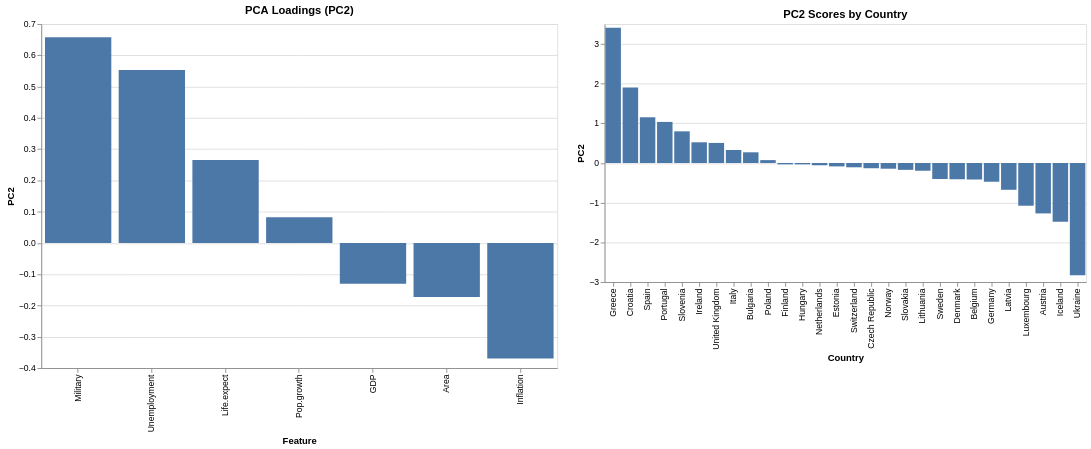

The notebook cell saved with this chart:
### Markdown cell above
Idem para PC2.

### Code cell
score_bars_pc2 = alt.Chart(scores_df).mark_bar().encode(
    x=alt.X('Country', sort='-y'), # Sort countries by PC2 score
    y='PC2',
    tooltip=['Country', 'PC2']
).properties(
    title='PC2 Scores by Country'
)

loads_bars_pc2 = alt.Chart(loadings_df).mark_bar().encode(
    x=alt.X('Feature', sort='-y'),
    y='PC2',
    tooltip=['Feature', 'PC2']
).properties(
    title='PCA Loadings (PC2)',
    width=600,
    height=400
)

(loads_bars_pc2 | score_bars_pc2)

### Figure 1 — Vega-Lite specification as saved in the notebook (floating-point values rounded to 4 significant figures)
{"config": {"view": {"continuousWidth": 300, "continuousHeight": 300}}, "hconcat": [{"data": {"name": "data-2eef9b7e00273fbb82afa03fa78ae248"}, "mark": {"type": "bar"}, "encoding": {"tooltip": [{"field": "Feature", "type": "nominal"}, {"field": "PC2", "type": "quantitative"}], "x": {"field": "Feature", "sort": "-y", "type": "nominal"}, "y": {"field": "PC2", "type": "quantitative"}}, "height": 400, "title": "PCA Loadings (PC2)", "width": 600}, {"data": {"name": "data-e6967046ac1c29c06eaadbbf4236b8d1"}, "mark": {"type": "bar"}, "encoding": {"tooltip": [{"field": "Country", "type": "nominal"}, {"field": "PC2", "type": "quantitative"}], "x": {"field": "Country", "sort": "-y", "type": "nominal"}, "y": {"field": "PC2", "type": "quantitative"}}, "title": "PC2 Scores by Country"}], "$schema": "https://vega.github.io/schema/vega-lite/v5.20.1.json", "datasets": {"data-2eef9b7e00273fbb82afa03fa78ae248": [{"PC1": -0.1249, "PC2": -0.1729, "Feature": "Area", "PC1_scaled": -0.2497, "PC2_scaled": -0.3457, "zero": 0}, {"PC1": 0.5005, "PC2": -0.1301, "Feature": "GDP", "PC1_scaled": 1.001, "PC2_scaled": -0.2603, "zero": 0}, {"PC1": -0.4065, "PC2": -0.3697, "Feature": "Inflation", "PC1_scaled": -0.813, "PC2_scaled": -0.7393, "zero": 0}, {"PC1": 0.4829, "PC2": 0.2652, "Feature": "Life.expect", "PC1_scaled": 0.9657, "PC2_scaled": 0.5305, "zero": 0}, {"PC1": -0.1881, "PC2": 0.6583, "Feature": "Military", "PC1_scaled": -0.3762, "PC2_scaled": 1.317, "zero": 0}, {"PC1": 0.4757, "PC2": 0.08262, "Feature": "Pop.growth", "PC1_scaled": 0.9514, "PC2_scaled": 0.1652, "zero": 0}, {"PC1": -0.2717, "PC2": 0.5532, "Feature": "Unemployment", "PC1_scaled": -0.5433, "PC2_scaled": 1.106, "zero": 0}], "data-e6967046ac1c29c06eaadbbf4236b8d1": [{"PC1": 1.082, "PC2": -1.27, "Country": "Austria", "Area": 83871, "GDP": 41600, "Inflation": 3.5, "Life.expect": 79.91, "Military": 0.8, "Pop.growth": 0.03, "Unemployment": 4.2, "dx": 25, "dy": 0}, {"PC1": 0.6811, "PC2": -0.416, "Country": "Belgium", "Area": 30528, "GDP": 37800, "Inflation": 3.5, "Life.expect": 79.65, "Military": 1.3, "Pop.growth": 0.06, "Unemployment": 7.2, "dx": -20, "dy": 15}, {"PC1": -2.61, "PC2": 0.2696, "Country": "Bulgaria", "Area": 110879, "GDP": 13800, "Inflation": 4.2, "Life.expect": 73.84, "Military": 2.6, "Pop.growth": -0.8, "Unemployment": 9.6, "dx": 25, "dy": 0}, {"PC1": -1.27, "PC2": 1.901, "Country": "Croatia", "Area": 56594, "GDP": 18000, "Inflation": 2.3, "Life.expect": 75.99, "Military": 2.39, "Pop.growth": -0.09, "Unemployment": 17.7, "dx": 25, "dy": 0}, {"PC1": 0.1672, "PC2": -0.1319, "Country": "Czech Republic", "Area": 78867, "GDP": 27100, "Inflation": 1.9, "Life.expect": 77.38, "Military": 1.15, "Pop.growth": -0.13, "Unemployment": 8.5, "dx": 45, "dy": -1}, {"PC1": 0.9552, "PC2": -0.4096, "Country": "Denmark", "Area": 43094, "GDP": 37000, "Inflation": 2.8, "Life.expect": 78.78, "Military": 1.3, "Pop.growth": 0.24, "Unemployment": 6.1, "dx": 25, "dy": 3}, {"PC1": -2.488, "PC2": -0.08578, "Country": "Estonia", "Area": 45228, "GDP": 20400, "Inflation": 5.0, "Life.expect": 73.58, "Military": 2.0, "Pop.growth": -0.65, "Unemployment": 12.5, "dx": 25, "dy": 0}, {"PC1": 0.2106, "PC2": -0.03372, "Country": "Finland", "Area": 338145, "GDP": 36000, "Inflation": 3.3, "Life.expect": 79.41, "Military": 2.0, "Pop.growth": 0.07, "Unemployment": 7.8, "dx": 25, "dy": -1}, {"PC1": 0.5924, "PC2": -0.4718, "Country": "Germany", "Area": 357022, "GDP": 38100, "Inflation": 2.5, "Life.expect": 80.19, "Military": 1.5, "Pop.growth": -0.2, "Unemployment": 6.0, "dx": 10, "dy": -12}, {"PC1": -1.0, "PC2": 3.407, "Country": "Greece", "Area": 131957, "GDP": 26300, "Inflation": 3.3, "Life.expect": 80.05, "Military": 4.3, "Pop.growth": 0.06, "Unemployment": 17.4, "dx": 25, "dy": 0}, {"PC1": -1.397, "PC2": -0.03423, "Country": "Hungary", "Area": 93028, "GDP": 19600, "Inflation": 3.9, "Life.expect": 75.02, "Military": 1.75, "Pop.growth": -0.18, "Unemployment": 10.9, "dx": 25, "dy": 0}, {"PC1": 1.584, "PC2": -1.477, "Country": "Iceland", "Area": 103000, "GDP": 38100, "Inflation": 4.0, "Life.expect": 81.0, "Military": 0.0, "Pop.growth": 0.67, "Unemployment": 7.4, "dx": 25, "dy": 0}, {"PC1": 1.809, "PC2": 0.5218, "Country": "Ireland", "Area": 70273, "GDP": 40800, "Inflation": 2.6, "Life.expect": 80.32, "Military": 0.9, "Pop.growth": 1.11, "Unemployment": 14.4, "dx": 25, "dy": 0}, {"PC1": 0.8532, "PC2": 0.3278, "Country": "Italy", "Area": 301340, "GDP": 30500, "Inflation": 2.9, "Life.expect": 81.86, "Military": 1.8, "Pop.growth": 0.38, "Unemployment": 8.4, "dx": 25, "dy": 0}, {"PC1": -2.306, "PC2": -0.6753, "Country": "Latvia", "Area": 64589, "GDP": 16800, "Inflation": 4.4, "Life.expect": 72.93, "Military": 1.1, "Pop.growth": -0.6, "Unemployment": 12.8, "dx": 25, "dy": 0}, {"PC1": -1.53, "PC2": -0.195, "Country": "Lithuania", "Area": 65300, "GDP": 19100, "Inflation": 4.1, "Life.expect": 75.55, "Military": 0.9, "Pop.growth": -0.28, "Unemployment": 15.4, "dx": 30, "dy": 0}, {"PC1": 3.478, "PC2": -1.076, "Country": "Luxembourg", "Area": 2586, "GDP": 80600, "Inflation": 3.4, "Life.expect": 79.75, "Military": 0.9, "Pop.growth": 1.14, "Unemployment": 5.7, "dx": 0, "dy": -10}, {"PC1": 1.84, "PC2": -0.05723, "Country": "Netherlands", "Area": 41543, "GDP": 42000, "Inflation": 2.3, "Life.expect": 80.91, "Military": 1.6, "Pop.growth": 0.45, "Unemployment": 4.4, "dx": 0, "dy": -10}, {"PC1": 2.107, "PC2": -0.144, "Country": "Norway", "Area": 323802, "GDP": 53400, "Inflation": 1.3, "Life.expect": 80.32, "Military": 1.9, "Pop.growth": 0.33, "Unemployment": 3.3, "dx": 25, "dy": 0}, {"PC1": -1.472, "PC2": 0.07299, "Country": "Poland", "Area": 312685, "GDP": 20200, "Inflation": 4.2, "Life.expect": 76.25, "Military": 1.9, "Pop.growth": -0.08, "Unemployment": 12.4, "dx": 25, "dy": 0}, {"PC1": -0.5265, "PC2": 1.035, "Country": "Portugal", "Area": 92090, "GDP": 23400, "Inflation": 3.7, "Life.expect": 78.7, "Military": 2.3, "Pop.growth": 0.18, "Unemployment": 12.7, "dx": 25, "dy": 0}, {"PC1": -0.783, "PC2": -0.1723, "Country": "Slovakia", "Area": 49035, "GDP": 23300, "Inflation": 3.9, "Life.expect": 76.03, "Military": 1.08, "Pop.growth": 0.1, "Unemployment": 13.2, "dx": 25, "dy": 0}, {"PC1": -0.06754, "PC2": 0.7977, "Country": "Slovenia", "Area": 20273, "GDP": 28800, "Inflation": 1.8, "Life.expect": 77.48, "Military": 1.7, "Pop.growth": -0.19, "Unemployment": 11.8, "dx": 25, "dy": 0}, {"PC1": 0.1638, "PC2": 1.152, "Country": "Spain", "Area": 505370, "GDP": 30500, "Inflation": 3.1, "Life.expect": 81.27, "Military": 1.2, "Pop.growth": 0.65, "Unemployment": 21.7, "dx": 25, "dy": 0}, {"PC1": 0.8851, "PC2": -0.4029, "Country": "Sweden", "Area": 450295, "GDP": 40700, "Inflation": 3.0, "Life.expect": 81.18, "Military": 1.5, "Pop.growth": 0.17, "Unemployment": 7.5, "dx": 10, "dy": 10}, {"PC1": 3.282, "PC2": -0.1082, "Country": "Switzerland", "Area": 41277, "GDP": 44500, "Inflation": 0.2, "Life.expect": 81.17, "Military": 1.0, "Pop.growth": 0.92, "Unemployment": 2.8, "dx": 0, "dy": -10}, {"PC1": -4.58, "PC2": -2.829, "Country": "Ukraine", "Area": 603550, "GDP": 7200, "Inflation": 8.0, "Life.expect": 68.74, "Military": 1.4, "Pop.growth": -0.63, "Unemployment": 7.9, "dx": 25, "dy": 0}, {"PC1": 0.3408, "PC2": 0.5057, "Country": "United Kingdom", "Area": 243610, "GDP": 36500, "Inflation": 4.5, "Life.expect": 80.17, "Military": 2.7, "Pop.growth": 0.55, "Unemployment": 8.1, "dx": 0, "dy": 10}]}}
